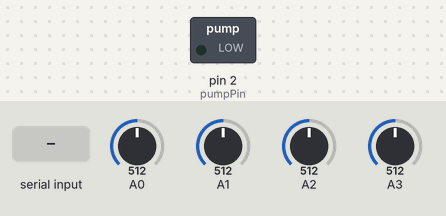
A sketch run on a simulated Arduino Uno, built with avr-gcc and run on an emulated ATmega328P. Shown: switched loads named in the sketch (green lamp = pin HIGH). The inputs (shaded band) are chosen by the test bench; at power-on: A0 = 512, A1 = 512, A2 = 512, A3 = 512. What the sketch prints to the serial monitor is not drawn.

Above: at 1.2 s.
1.3 s: "1" received over Serial
At 2.4 s:
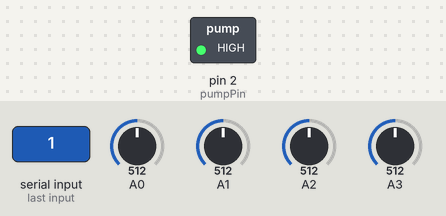
2.8 s: "0" received over Serial
At 4.2 s:
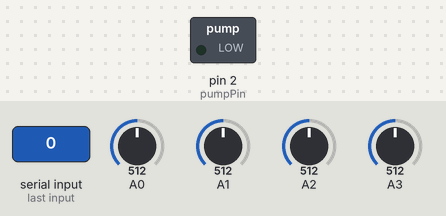
Timing chart, 0 to 5.8 s (numbered marks = the images above; inputs shaded):
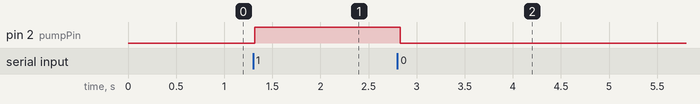

The sketch:

ArduinoReceptionTest.ino
```cpp
int pumpPin = 2;  // Connect your pump relay to pin 8

void setup() {
  Serial.begin(9600);
  pinMode(pumpPin, OUTPUT);
  digitalWrite(pumpPin, LOW); // Make sure pump is off initially
}

void loop() {
  // Read analog inputs
  int a0 = analogRead(A0);
  int a1 = analogRead(A1);
  int a2 = analogRead(A2);
  int a3 = analogRead(A3);

  // Output as CSV: A0,A1,A2,A3
  Serial.print(a0); Serial.print(",");
  Serial.print(a1); Serial.print(",");
  Serial.print(a2); Serial.print(",");
  Serial.println(a3);

  // Check for serial input
  if (Serial.available() > 0) {
    char input = Serial.read();
    if (input == '1') {
      digitalWrite(pumpPin, HIGH);  // Turn pump ON
    } else if (input == '0') {
      digitalWrite(pumpPin, LOW);   // Turn pump OFF
    }
  }

  delay(100);
}
```

Measured:
- after the input at 1.3 s, pin 2 (pumpPin): LOW → HIGH at once
- after the input at 2.8 s, pin 2 (pumpPin): HIGH → LOW at once
